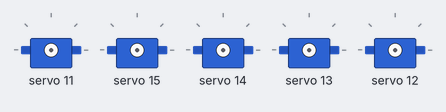
The sketch below on a simulated Arduino Uno, built with avr-gcc and run on an emulated ATmega328P. Parts: 5 × servo. What the sketch prints to the serial monitor is not drawn.

Above: at 0.1 s.
At 7.1 s:
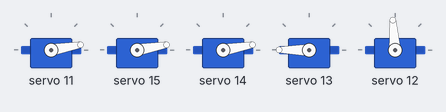
At 11.1 s:
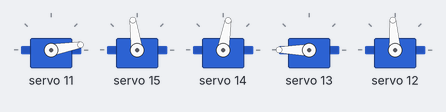
At 15.1 s:
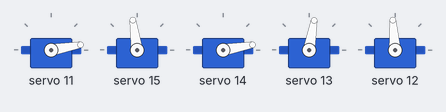
At 19.1 s:
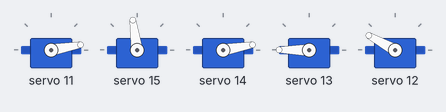
At 23.1 s:
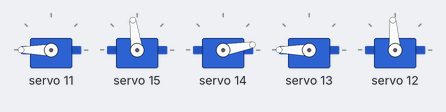
Timing chart, 0 to 26.5 s (numbered marks = the images above):
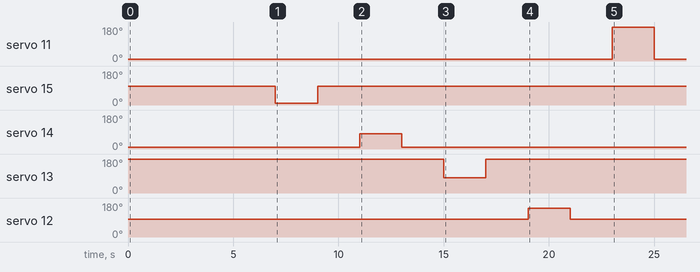

The sketch:

serial-test-servo.ino
```cpp
#include <Wire.h>
#include <Adafruit_PWMServoDriver.h>

#define MIN_PULSE_WIDTH       650
#define MAX_PULSE_WIDTH       2500
#define FREQUENCY             50

Adafruit_PWMServoDriver pwm = Adafruit_PWMServoDriver();

int hand = 11;
int wrist = 12;
int elbow = 13;                           //Assign Motors to pins on Servo Driver Board
int shoulder = 14;
int base = 15;

void setup()
{
  delay(5000);                            // Time to get the controller to starting position
  pwm.begin();
  pwm.setPWMFreq(FREQUENCY);
  pwm.setPWM(11, 0, 90);                  // Set Gripper to 90 degrees (Close Gripper)

  pinMode(13, INPUT_PULLUP);              // Button for hand control
  motorsToStart();
  motorsTest();
  Serial.begin(9600);                     // Start serial communication at 9600 baud rate
  Serial.println("Ready for motor control via serial. Send values 0-255 for each motor.");
}

void motorsTest() {
  delay(2000);
  moveMotor(base, 0);
  delay(2000);
  moveMotor(base, 125);
  delay(2000);
  moveMotor(shoulder, 100);
  delay(2000);
  moveMotor(shoulder, 0);
  delay(2000);
  moveMotor(elbow, 100);
  delay(2000);
  moveMotor(elbow, 255);
  delay(2000);
  moveMotor(wrist, 200);
  delay(2000);
  moveMotor(wrist, 120);
  delay(2000);
  moveMotor(hand, 255);
  delay(2000);
  moveMotor(hand, 0);
  delay(2000);
}

void moveMotorGradually(int motorOut, int targetInputValue, int speedInputValue) {
  // Convert the target input value (0-255) to pulse width
  int targetPulseWidth = mapValueToPulseWidth(targetInputValue);

  // Get the current pulse width (or a starting position)
  int currentPulseWidth = pwm.getPWM(motorOut);  // You can initialize this manually if needed

  // Map the speed input (0-255) to a delay value
  int speedDelay = map(speedInputValue, 0, 255, 100, 1);  // Slow speed = higher delay, fast speed = lower delay

  // Gradually move from the current position to the target position
  if (currentPulseWidth < targetPulseWidth) {
    for (int pulse = currentPulseWidth; pulse <= targetPulseWidth; pulse += 15) {
      pwm.setPWM(motorOut, 0, pulse);
      delay(speedDelay);  // The delay controls how fast the servo moves
    }
  } else {
    for (int pulse = currentPulseWidth; pulse >= targetPulseWidth; pulse -= 15) {
      pwm.setPWM(motorOut, 0, pulse);
      delay(speedDelay);  // The delay controls how fast the servo moves
    }
  }
}

void motorsToStart() {
  moveMotor(base, 125);
  moveMotor(shoulder, 0);
  moveMotor(elbow, 255);
  moveMotor(wrist, 120);
  moveMotor(hand, 0);
}

int mapValueToPulseWidth(int value) {
  return map(value, 0, 255, MIN_PULSE_WIDTH, MAX_PULSE_WIDTH);
}

void moveMotor(int motorOut, int value)
{
  int pulse_width = mapValueToPulseWidth(value);                // Map input value (0-255) to pulse width
  int pwm_value = int(float(pulse_width) / 1000000 * FREQUENCY * 4096);
  pwm.setPWM(motorOut, 0, pwm_value);
}

void loop()
{
  if (Serial.available() > 0) {
    String input = Serial.readStringUntil('\n');  // Read serial input until newline character
    char motor = input.charAt(0);                 // First character represents the motor
    int value = input.substring(1).toInt();       // Remaining part is the value (0-255)

    // Move the appropriate motor based on the input
    switch (motor) {
      case 'b':  // Base motor
        moveMotor(base, value);
        Serial.println("Base motor: " + String(value));
        break;
      case 's':  // Shoulder motor
        moveMotor(shoulder, value);
        Serial.println("Shoulder motor: " + String(value));
        break;
      case 'e':  // Elbow motor
        moveMotor(elbow, value);
        Serial.println("Elbow motor: " + String(value));
        break;
      case 'w':  // Wrist motor
        moveMotor(wrist, value);
        Serial.println("Wrist motor: " + String(value));
        break;
      case 'h':  // Hand motor (gripper)
        moveMotor(hand, value);
        Serial.println("Hand motor: " + String(value));
        break;
      default:
        Serial.println("Invalid motor code. Use 'b', 's', 'e', 'w', or 'h'.");
    }
  }
}
```
